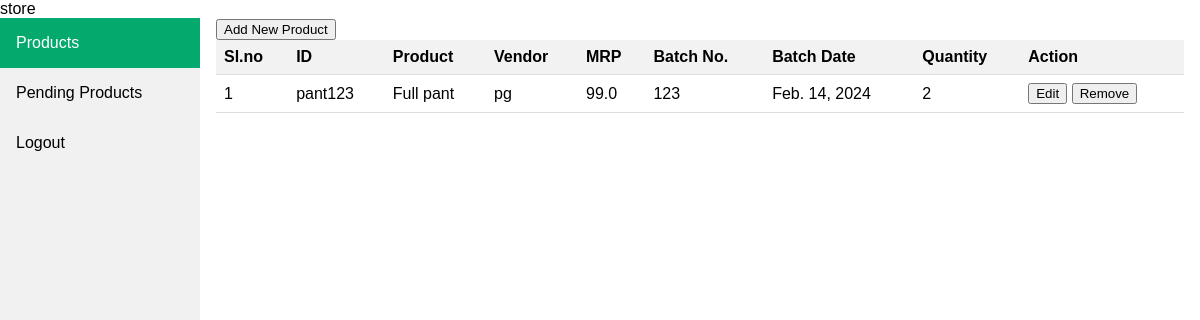
The app's page /productList (signed in) with its own data.
### apps/models.py (models this page shows, shortened)
class Inventory(models.Model):
    product_Id=models.CharField(blank=True,max_length=10,unique=True)
    product_Name=models.CharField(blank=True,max_length=50)
    vendor=models.CharField(blank=True,max_length=10)
    mrp=models.FloatField()
    batch_num=models.CharField(blank=True,max_length=10)
    batch_date=models.DateField()
    quantity=models.IntegerField()
    status=models.CharField(blank=True,max_length=10, choices=(('approved', 'Approved'),('pending','Pending')))
    class Meta:
        db_table='records'

### apps/views.py (the view)
# urls.py: path('productList',views.Product,name='product'),
def Product(request):
    try:
        print(request.user)
        if request.user.userprofile.roles.filter(Q(name='store') | Q(name='dprt')).exists():
            product=Inventory.objects.filter(status='approved').order_by('-id')
        context={
            'product':product
        }
        return render(request,'product.html',context=context)
    except Exception as e:
        print(e)
        messages.error(request, "Error in Item adding!")
        return redirect('product')

### templates/product.html (shortened to what this page needs)
{% extends 'index.html' %}
{% load static %}
{% block content %}
<!DOCTYPE html>
<html lang="en">
<head>
    <link href="{% static 'product.css' %}" rel="stylesheet">
</head>
<body>
    <div>
        <button onclick="openAddModal()">Add New Product</button>
    </div>
    <div>
        <table>
            <thead>
                <tr>
                    <th>Sl.no</th>
                    <th>ID</th>
                    <th>Product</th>
                    <th>Vendor</th>
                    <th>MRP</th>
                    <th>Batch No.</th>
                    <th>Batch Date</th>
                    <th>Quantity</th>
                    <th>Action</th>
                </tr>
            </thead>
            {% for each in product %}
            <tbody>
                <tr>
                    <td>{{ forloop.counter }}</td>
                    <td>{{each.product_Id}}</td>
                    <td>{{each.product_Name}}</td>
                    <td>{{each.vendor}}</td>
                    <td>{{each.mrp}}</td>
                    <td>{{each.batch_num}}</td>
                    <td>{{each.batch_date}}</td>
                    <td>{{each.quantity}}</td>
                    <td>
                        <button onclick="openEditModal('{{ each.product_Id }}', '{{ each.product_Name }}', '{{ each.vendor }}', '{{ each.mrp }}', '{{ each.batch_num }}', '{{ each.batch_date }}', '{{ each.quantity }}')">Edit</button>
                        <button onclick="openRemoveModal('{{ each.product_Id }}')">Remove</button>
                    </td>
                </tr>
            </tbody>
            {% endfor %}
        </table>
    </div>
</body>
</html>
{% endblock %}

### templates/index.html (shortened to what this page needs)
{% load static %}
<!DOCTYPE html>
<html>
<head>
  <head>
    <link href="{% static 'index.css' %}" rel="stylesheet">
  </head>
<body>
  <header>
    {{request.user}}
  </header>
  <div class="sidebar">
    {% if request.path == '/productList' %}
    <a class="active" href="productList">Products</a>
    {% else %}
    <a href="productList">Products</a>
    {% endif %}
    {% if request.path == '/pending' %}
    <a class="active" href="pending">Pending Products</a>
    {% else %}
    <a href="pending">Pending Products</a>
    {% endif %}
    <a href="logout">Logout</a>
  </div>
  <div class="content">
    {% block content %}{% endblock %}
  </div>
</body>
</html>

### static/index.css (style rules this page uses)
body { margin: 0; font-family: "Lato", sans-serif; }
.sidebar { margin: 0; padding: 0; width: 200px; background-color: #f1f1f1; position: fixed; height: 100%; overflow: auto; }
.sidebar a { display: block; color: black; padding: 16px; text-decoration: none; }
.sidebar a.active { background-color: #04AA6D; color: white; }
div.content { margin-left: 200px; padding: 1px 16px; height: 1000px; }

### static/product.css (style rules this page uses)
table { width: 100%; border-collapse: collapse; }
th, td { padding: 8px; text-align: left; border-bottom: 1px solid #ddd; }
th { background-color: #f2f2f2; }
body { font-family: Arial, Helvetica, sans-serif; }
* { box-sizing: border-box; }

### records on screen
Inventory: product_Id "pant123", product_Name "Full pant", vendor "pg", mrp "99.0", batch_num "123", batch_date "Feb. 14, 2024", quantity "2"

### other values on screen
{{ request.user }} "store"
